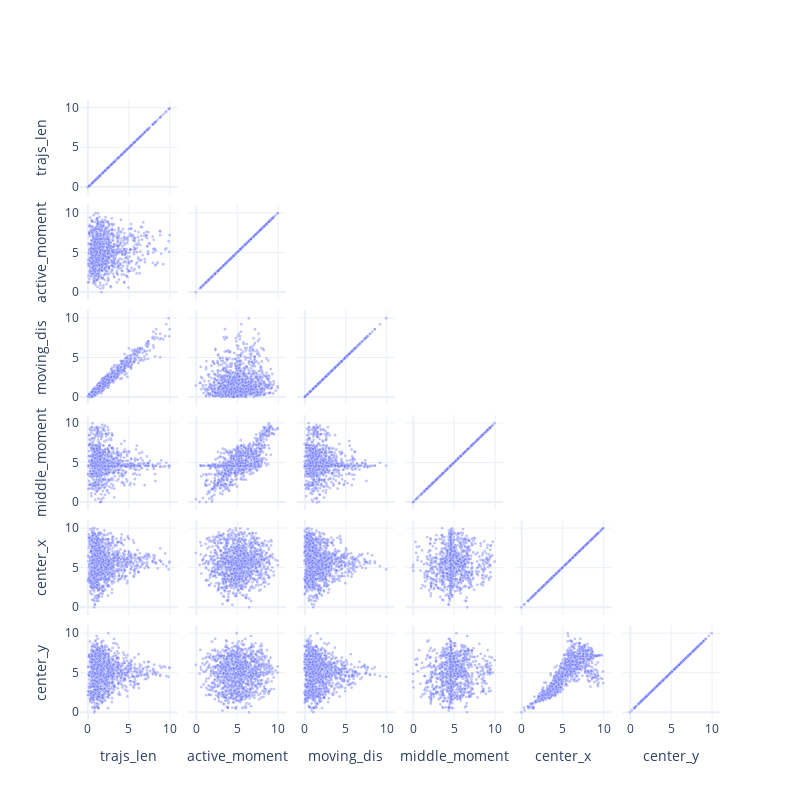

Notebook code for this chart:
### Code cell
myplot.Scatter_Matrix(df_cluster,
                      dimentions = parse_list)

### Figure 1 — Plotly figure (JSON) as saved in the notebook; plotly's stock layout.template omitted (floating-point values rounded to 4 significant figures; data arrays with more than 128 entries replaced by an {"elided": "..."} marker saying what was removed)
{"data": [{"dimensions": [{"label": "trajs_len", "values": {"elided": "1231 float values"}}, {"label": "active_moment", "values": {"elided": "1231 float values"}}, {"label": "moving_dis", "values": {"elided": "1231 float values"}}, {"label": "middle_moment", "values": {"elided": "1231 float values"}}, {"label": "center_x", "values": {"elided": "1231 float values"}}, {"label": "center_y", "values": {"elided": "1231 float values"}}], "marker": {"line": {"color": "white", "width": 0.5}, "opacity": 0.4, "showscale": false, "size": 3}, "showupperhalf": false, "type": "splom"}], "layout": {"dragmode": "select", "height": 800, "hovermode": "closest", "width": 800}}
